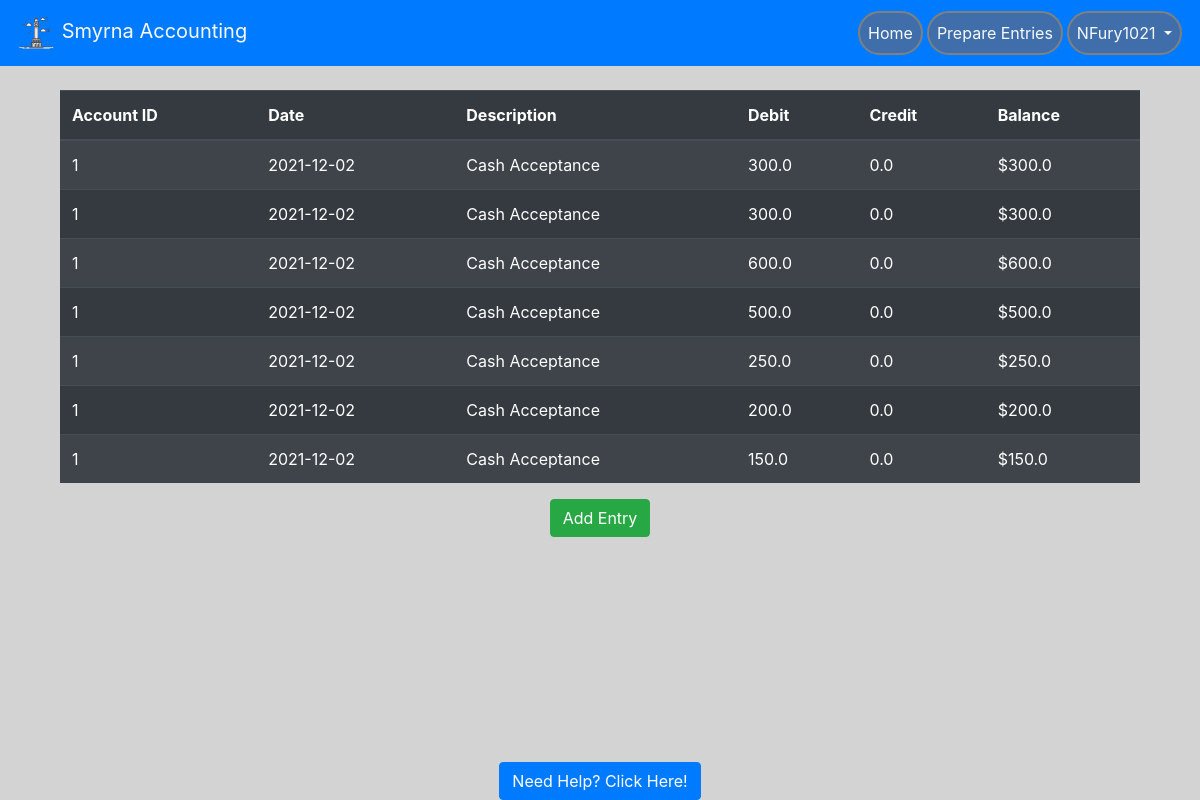
The app's page /accountView/1 (signed in), older data.
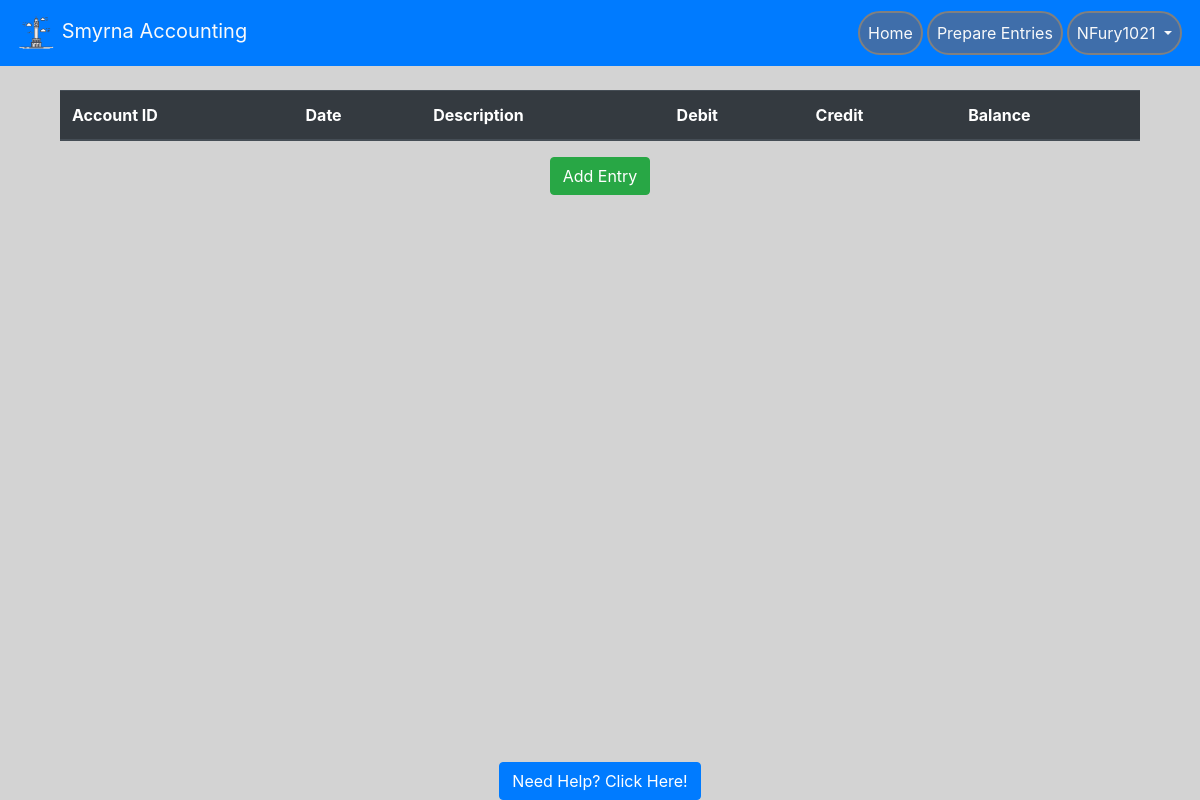
The same page, newer data.
### website/models.py (models this page shows, shortened)
class Ledger(db.Model):
    entry_num = db.Column(db.Integer, primary_key=True)
    entry_desc = db.Column(db.String(150))
    entry_date = db.Column(db.Date())
    entry_bal = db.Column(db.Float)
    entry_cred = db.Column(db.Float)
    entry_deb = db.Column(db.Float)
    isApproved = db.Column(db.String(25), nullable=False, default="Pending")
    journal_id = db.Column(db.Integer, db.ForeignKey('journal.id'))
    acc_num = db.Column(db.Integer, db.ForeignKey('account.acc_num'))
    attaches = db.relationship('Attachments', backref='atts')

### website/auth.py (the view, shortened to what this page needs)
@auth.route('/accountView/<id>', methods = ['GET', 'POST'])
@login_required
def view_account(id):
    return render_template('accountView.html', user = current_user, acc_ID = id,
                        acc_query = Account.query.join(User).filter(Account.user_id==id),
                        led_query = Ledger.query.join(Account).filter(Ledger.acc_num==id))

### website/__init__.py (called while the page is built)
def create_app():
    app = Flask(__name__)
    app.config['SECRET_KEY'] = 'this is the secret key'
    app.config['SQLALCHEMY_DATABASE_URI'] = f'sqlite:///{DB_NAME}'
    db.init_app(app)
    app.config['MAIL_SERVER'] = 'smtp.gmail.com'
    app.config['MAIL_PORT'] = 465
    app.config['MAIL_USE_SSL'] = True
    app.config['MAIL_USERNAME'] = 'brandondunson15@gmail.com'
    app.config['MAIL_PASSWORD'] = 'Panopticon0987!@'
    mail.init_app(app)
    from .views import views
    from .auth import auth
    app.register_blueprint(views, url_prefix='/')
    app.register_blueprint(auth, url_prefix='/')
    from .models import User
    create_database(app)
    login_manager = LoginManager()
    login_manager.login_view = 'auth.login'
    login_manager.init_app(app)
    @login_manager.user_loader
    def load_user(id):
        return User.query.get(int(id))
    return app

### website/templates/accountView.html (shortened to what this page needs)
{% extends "base.html" %}
{%block content%}
<br>
<div class="container-fluid" style="height: 400px">
    <table class="table table-striped table-dark">
        <thead>
          <tr>
            <th scope="col">Account ID</th>
            <th scope="col">Date</th>
            <th scope="col">Description</th>
            <th scope="col">Debit</th>
            <th scope="col">Credit</th>
            <th scope="col">Balance</th>
          </tr>
        </thead>
        <tbody style="overflow-y: scroll;">
          {% for ledger in led_query %}
          <tr id="rowz">
            <td>{{ledger.acc_num}}</td>
            <td>{{ledger.entry_date}}</td>
            <td>{{ledger.entry_desc}}</td>
            <td>{{ledger.entry_deb}}</td>
            <td>{{ledger.entry_cred}}</td>
            <td>${{ledger.entry_bal}}</td>
          </tr>
          {% endfor %}
        </tbody>
      </table>
      <div class="text-center">
        <button class="btn btn-success" type="button" data-toggle="modal" data-target="#ledgermodal">Add Entry</button>
      </div>
</div>
{% endblock %}

Row changes from the older to the newer data that the page shows:
no longer on this page (row edited): Ledger: acc_num "1", entry_date "2021-12-02", entry_desc "Cash Acceptance", entry_deb "300.0", entry_cred "0.0", entry_bal "300.0"
no longer on this page (row edited): Ledger: acc_num "1", entry_date "2021-12-02", entry_desc "Cash Acceptance", entry_deb "300.0", entry_cred "0.0", entry_bal "300.0"
no longer on this page (row edited): Ledger: acc_num "1", entry_date "2021-12-02", entry_desc "Cash Acceptance", entry_deb "600.0", entry_cred "0.0", entry_bal "600.0"
no longer on this page (row edited): Ledger: acc_num "1", entry_date "2021-12-02", entry_desc "Cash Acceptance", entry_deb "500.0", entry_cred "0.0", entry_bal "500.0"
removed Ledger: acc_num "1", entry_date "2021-12-02", entry_desc "Cash Acceptance", entry_deb "250.0", entry_cred "0.0", entry_bal "250.0"
removed Ledger: acc_num "1", entry_date "2021-12-02", entry_desc "Cash Acceptance", entry_deb "200.0", entry_cred "0.0", entry_bal "200.0"
removed Ledger: acc_num "1", entry_date "2021-12-02", entry_desc "Cash Acceptance", entry_deb "150.0", entry_cred "0.0", entry_bal "150.0"
